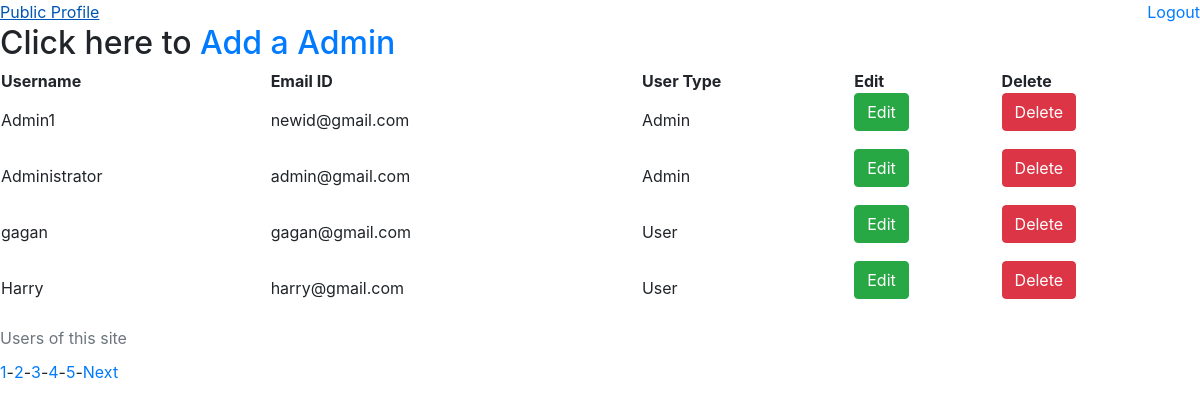
/Admin.php, run on the app's committed database.
### tables this page shows
CREATE TABLE `registration` (
  `id` int(20) NOT NULL,
  `username` varchar(100) NOT NULL,
  `email` varchar(100) NOT NULL,
  `passwords` varchar(100) NOT NULL,
  `user_type` varchar(20) NOT NULL
);

### Admin.php (the view, shortened to what this page needs)
<?php
    require './connection.php';
    $limit = 4;
    if(isset($_GET['page'])){
        $page = $_GET['page'];
      }
      else{
        $page = 1;
      }
      $offset = ($page -1) * $limit;
    $query = "SELECT * FROM registration ORDER BY username LIMIT {$offset},{$limit}";
    $prep = $db->prepare($query);
    $prep->execute();
    $post = $prep->fetchAll();
    $select = "SELECT * FROM registration";
    $statement=$db->prepare($select);
    $statement->execute();
    if($statement->rowCount() >0)
    {
      $total_records = $statement->rowCount();
      $total_page = ceil($total_records/$limit);
?>
<html lang="en">
<head>
    <link rel="stylesheet" href="https://stackpath.bootstrapcdn.com/bootstrap/4.5.2/css/bootstrap.min.css">
</head>
<body>
<a class="float-right" href = "logout.php">Logout</a>
<a class="float-left" href = "publicProfile.php">Public Profile</a><br>
<h2>Click here to  <a href = "RegisterAdmin.php"> Add a Admin</a></h2>
    <table style="width:100%">
        <caption>Users of this site</caption>
        <tr>
        <th>Username</th>
        <th>Email ID</th>
        <th>User Type</th>
        <th>Edit</th>
        <th>Delete</th>
        </tr>
        <?php foreach ($post as $posts): ?>
        <tr>
            <td><?= $posts['username'];?></td>
            <td><?= $posts['email'];?></td>
            <td><?= $posts['user_type'];?></td>
            <td>
                <form action="RegEdit.php?id=<?= $posts['id']; ?>" method ="post">
                <button class="btn btn-success" type = "submit" name = "edit_btn">Edit</button>
                </form>
            </td>
            <td>
            <form action="RegDelete.php?id=<?= $posts['id']; ?>" method ="post">
                <button class="btn btn-danger" type = "submit" name = "edit_btn">Delete</button>
                </form>
            </td>
        </tr>
        <?php endforeach; ?>
    </table>
    <?php
                echo '<ul class = "pagination admin-pagination">';
                for($i = 1; $i <=$total_page; $i++){
                  echo '<li class = ".$active."><a href ="Admin.php?page='.$i.'">'.$i.'</a></li>';
                  echo  '<li>-</li>';
                }
                if($total_page >$page){
                  echo  '<li class = ".$active."><a href ="Admin.php?page='.($page+ 1).'">Next</a></li>';
                }
                echo '</ul>';
              }
              ?>
</body>
</html>

### data on the page
registration: username "Admin1", email "newid@gmail.com", user_type "Admin"
registration: username "Administrator", email "admin@gmail.com", user_type "Admin"
registration: username "gagan", email "gagan@gmail.com", user_type "User"
registration: username "Harry", email "harry@gmail.com", user_type "User"
